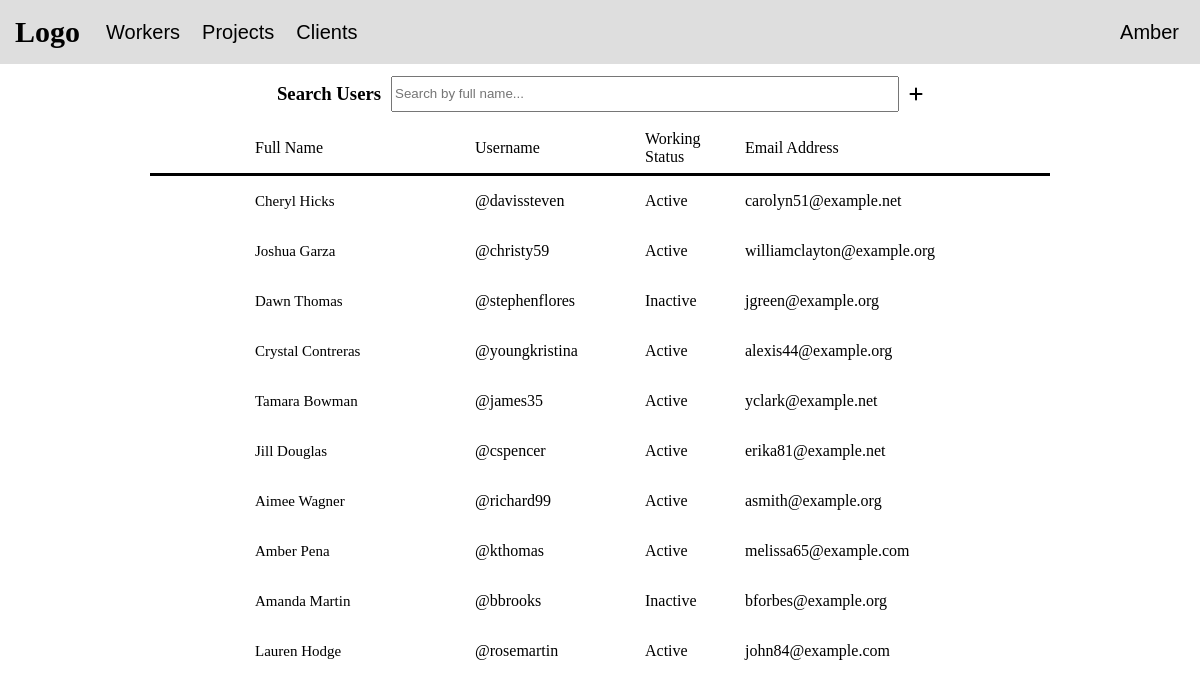
The app's page /admin/users (signed in) with its own data.
### user.py (models this page shows, shortened)
class User(Base, UserMixin):
    __tablename__ = "user_table"
    __table_args__ = (UniqueConstraint("username"),)
    id = Column(Integer, primary_key=True)
    username = Column("username", String, nullable=False)
    password = Column(String)
    first_name = Column(String, nullable=False)
    last_name = Column(String, nullable=False)
    email_address = Column(String, nullable=False)
    is_admin = Column(Boolean, nullable=False)
    is_working = Column(Boolean, nullable=False)
    def to_dict_without_password(self):
        return {"id": self.id, "username": self.username,
                "first_name": self.first_name,
                "last_name": self.last_name,
                "email_address": self.email_address,
                "is_working": self.is_working}

### admin_blueprint.py (the view)
@admin_blueprint.route("/users")
@login_required
def show_users():
    if not current_user.is_admin:
        return "Access denied. You are not an admin."
    session = Session()
    users = session.query(User).all()
    user_objects = [user.to_dict_without_password() for user in users]
    return render_template("check_users2.html", users=user_objects)

### app.py (called while the page is built)
@login_manager.user_loader
def load_user(user_id):
    session = Session()
    user = session.query(User).filter(User.id == int(user_id)).first()
    session.close()
    return user

### templates/check_users2.html (shortened to what this page needs)
{% extends "admin_base.html" %}
{% block stylesheet %}<link rel="stylesheet" href="{{ url_for('static', filename='styles/stylesheet3.css') }}">{% endblock %}
{% block username %}{{ current_user.first_name }}{% endblock %}
{% block body %}
    <div id="main">
        <div id="page-title-with-search-bar">
            <h3>Search Users</h3>
            <input type="text" id="search-input" placeholder="Search by full name...">
            <i class="fa-solid fa-plus"></i>
        </div>
        <div style="width:900px;height:50px;display:flex;justify-content: center;align-items:center;gap:20px;border-bottom:solid;"><span style="width:200px;">Full Name</span><span style="width:150px;">Username</span><span style="width:80px;">Working Status</span><span style="width:200px;">Email Address</span></div>
        <div id="user-boxes-container" style="display:flex;flex-direction:column; align-items:center">
            {% for user in users %}
                <div class="user-box" style="width:900px;height:50px;display:flex;justify-content: center;align-items:center;gap:20px;">
                    <span style="font-size: 15px;width:200px;">{{ user["first_name"] }} {{user["last_name"]}}</span><span style="width:150px;">@{{ user["username"] }}</span><span style="width:80px;">{{ "Active" if user["is_working"] else "Inactive"}}</span><span style="width:200px;">{{ user["email_address"] }}</span>
                </div>
            {% endfor %}
        </div>
    </div>
{% endblock %}

### templates/admin_base.html (shortened to what this page needs)
{% extends "base.html" %}
{% block header_left %}
    <div class="dropdown">
        <button class="dropdown-button">Workers</button>
    </div>
    <div class="dropdown">
        <button class="dropdown-button">Projects</button>
    </div>
    <div class="dropdown">
        <button class="dropdown-button">Clients</button>
    </div>
{% endblock %}

### templates/base.html (shortened to what this page needs)
<!DOCTYPE html>
<html lang="en">
<head>
    {% block stylesheet %}{% endblock %}
</head>
<body>
    <header>
        <a href="{{ url_for('index') }}" style="text-decoration: none; color: black;"><div id="logo">Logo</div></a>
        <div id="nav-var">
            <div class="header-end" id="header-left-end">
                {% block header_left %}{% endblock %}
            </div>
            <div class="header-end" id="header-right-end">
                <div class="dropdown">
                    <button class="dropdown-button">{% block username %}{% endblock %}</button>
                </div>
            </div>
        </div>
    </header>
    {% block body %}{% endblock %}
</body>
</html>

### static/styles/stylesheet3.css (style rules this page uses)
#main { display: flex; flex-direction: column; justify-content: center; align-items: center; }
#search-input { width: 500px; height: 30px; }

### records on screen
User: first_name "Amber", last_name "Pena", username "kthomas", is_working "Active", email_address "melissa65@example.com"
User: first_name "Cheryl", last_name "Hicks", username "davissteven", is_working "Active", email_address "carolyn51@example.net"
User: first_name "Joshua", last_name "Garza", username "christy59", is_working "Active", email_address "williamclayton@example.org"
User: first_name "Dawn", last_name "Thomas", username "stephenflores", is_working "Inactive", email_address "jgreen@example.org"
User: first_name "Crystal", last_name "Contreras", username "youngkristina", is_working "Active", email_address "alexis44@example.org"
User: first_name "Tamara", last_name "Bowman", username "james35", is_working "Active", email_address "yclark@example.net"
User: first_name "Jill", last_name "Douglas", username "cspencer", is_working "Active", email_address "erika81@example.net"
User: first_name "Aimee", last_name "Wagner", username "richard99", is_working "Active", email_address "asmith@example.org"
User: first_name "Amanda", last_name "Martin", username "bbrooks", is_working "Inactive", email_address "bforbes@example.org"
User: first_name "Lauren", last_name "Hodge", username "rosemartin", is_working "Active", email_address "john84@example.com"
